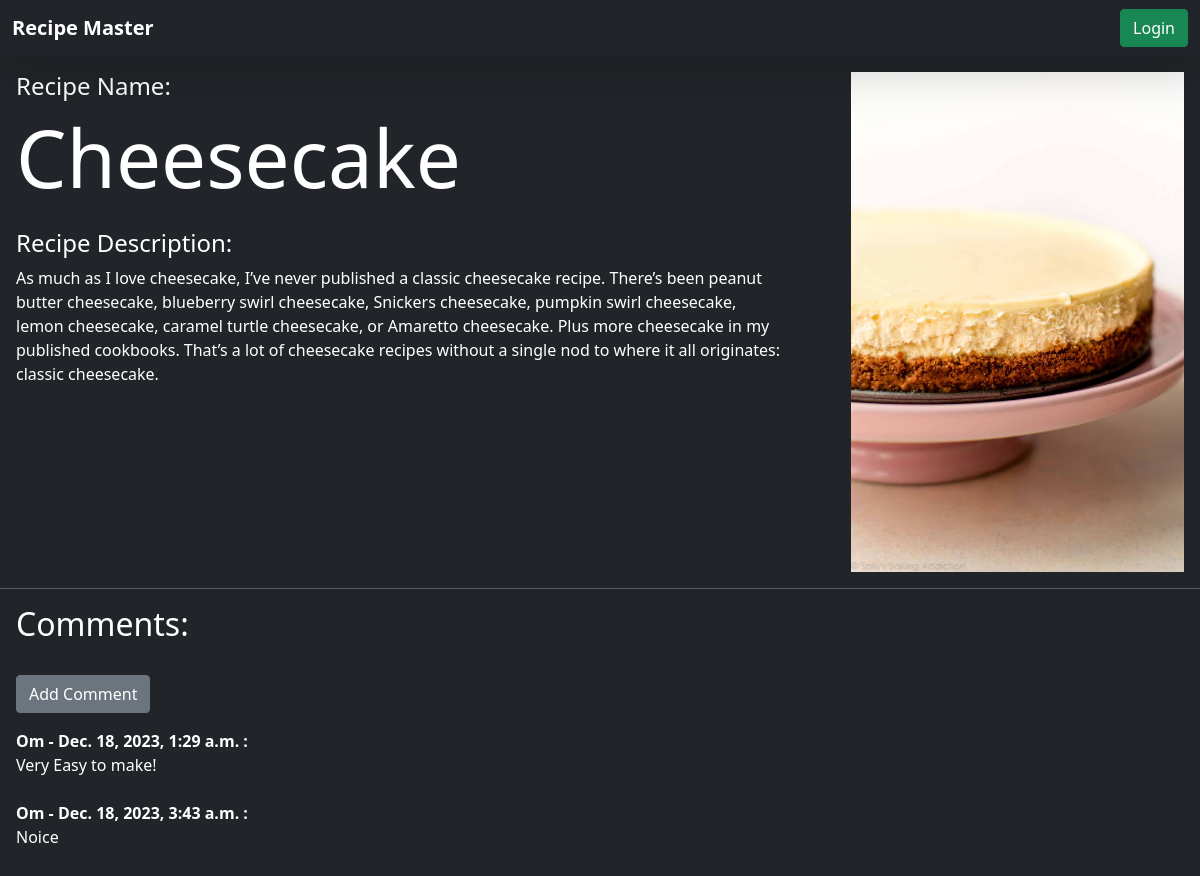
Page /recipe-details/3 on the committed database.
### vege/models.py (models this page shows, shortened)
class Recipe(models.Model):
    user = models.ForeignKey(
        User, on_delete=models.SET_NULL, null=True, blank=True)
    recipe_name = models.CharField(max_length=100)
    recipe_description = models.TextField()
    recipe_image = models.ImageField(upload_to="recipe")
    recipe_view_count = models.IntegerField(default=1)
    date_posted = models.DateTimeField(auto_now_add=True)

class Comment(models.Model):
    post = models.ForeignKey(
        Recipe, related_name="comments", on_delete=models.CASCADE)
    name = models.CharField(max_length=255)
    body = models.TextField()
    date_added = models.DateTimeField(auto_now_add=True)

### vege/views.py (the view)
# urls.py: path('recipe-details/<id>', details_page, name="details_page"),
def details_page(request, id):
    queryset = Recipe.objects.get(id=id)
    context = {'recipe': queryset}
    return render(request, 'details.html', context)

### vege/templates/details.html (shortened to what this page needs)
{% extends "base.html" %}
{%block start%}
<section class="d-flex m-3">
    <div class="text-white">
        <h4>Recipe Name:</h4>
        <h1 style="font-size : 80px">{{recipe.recipe_name}}</h1>
        <h4 class="mt-4">Recipe Description:</h4>
        <p class="col-11">{{recipe.recipe_description}}</p>
    </div>
    <div>
        <img src = "/media/{{recipe.recipe_image}}" style = "height : 500px">
    </div>
</section>
<hr class="text-white">
<div class="text-white m-3">
    <h2>Comments:</h2>
    <br>
    {% if not recipe.comments.all %}
        <a href="{% url 'add_comment' recipe.id %}" class = "btn btn-secondary mb-3">Add Comment</a>
        <br>
        <strong>No comments yet...</strong>
    {% else %}
        <a href="{% url 'add_comment' recipe.id %}" class = "btn btn-secondary mb-3">Add Comment</a>
        {% for comment in recipe.comments.all %}
            <br>
            <strong> {{comment.name}} -
            {{comment.date_added}} : </strong>
            <br>
            {{comment.body}}
            <br>
        {% endfor %}
    {% endif %}
    <br>
</div>
{%endblock%}

### rows in the picture
Recipe: recipe_name "Cheesecake", recipe_description "As much as I love cheesecake, I’ve never published a classic cheesecake recipe. There’s been peanut butter cheesecake, blueberry swirl cheesecake, Snickers cheesecake, pumpkin swirl cheesecake, lemon cheesecake, caramel turtle cheesecake, or Amaretto cheesecake. Plus more cheesecake in my published cookbooks. That’s a lot of cheesecake recipes without a single nod to where it all originates: classic cheesecake.", recipe_image (picture)
Comment: name "Om", date_added "Dec. 18, 2023, 1:29 a.m.", body "Very Easy to make!"
Comment: name "Om", date_added "Dec. 18, 2023, 3:43 a.m.", body "Noice"
